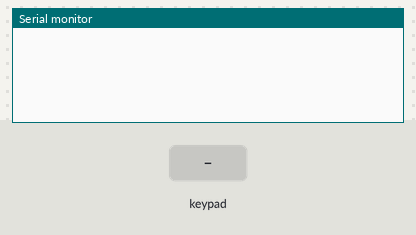
The sketch below on a simulated Arduino Uno, built with avr-gcc and run on an emulated ATmega328P. On the bench: the last lines printed to the serial monitor. Inputs (shaded band) come from the test bench.

Above: at 1.2 s.
1.3 s: key '#' pressed
At 2.1 s:
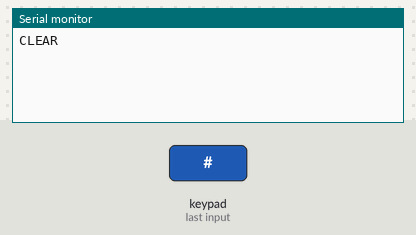
2.8 s: keypad keys 3 4 5 6 pressed 0.4 s apart
At 4.4 s:
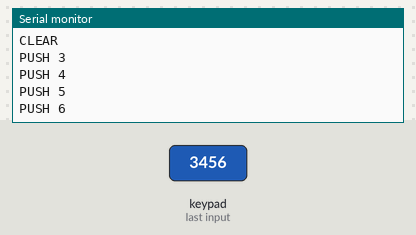
5.9 s: key '*' pressed
At 7.1 s:
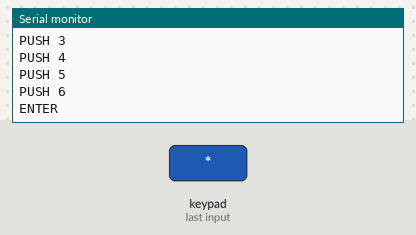
7.4 s: keypad keys 7 8 9 pressed 0.4 s apart
At 8.9 s:
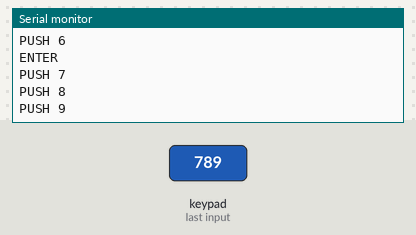
Timing chart, 0 to 10.4 s (numbered marks = the images above; inputs shaded):
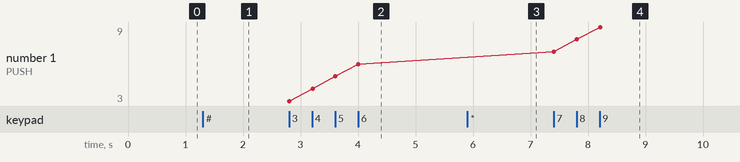

Measured:
- after the input at 1.3 s, the serial monitor: prints a new line at once (image 1)
- after the input at 2.8 s, the serial monitor: prints a new line at once (image 2)
- after the input at 5.9 s, the serial monitor: prints a new line at once (image 3)
- after the input at 7.4 s, the serial monitor: prints a new line at once (image 4)
- plotted number 1: 6 → 9 after the input at 7.4 s

The sketch:

Serial_LCD_Transfer_ino.ino
```cpp
#include <Keypad.h>
#include <RCSwitch.h>
RCSwitch mySwitch = RCSwitch();

const byte ROWS = 4; //four rows
const byte COLS = 3; //four columns
//define the cymbols on the buttons of the keypads
char alphaKeys[ROWS][COLS] = {
  {
    '#','0','*'    }
  ,
  {
    '9','8','7'    }
  ,
  {
    '6','5','4'    }
  ,
  {
    '3','2','1'    }
};

long long val;
int id = 1;

byte rowPins[ROWS] = {
  3, 4, 5, 6}; //connect to the row pinouts of the keypad
byte colPins[COLS] = {
  7, 8, 9}; //connect to the column pinouts of the keypad

//initialize an instance of class NewKeypad
Keypad customKeypad = Keypad( makeKeymap(alphaKeys), rowPins, colPins, ROWS, COLS);

void setup(){
  Serial.begin(115200);
  mySwitch.enableReceive(0);
}

void loop(){
  char customKey = customKeypad.getKey();

  if (customKey){
    switch (customKey) {
    case '0':
      Serial.println("PUSH 0");
      break;
    case '1':
      Serial.println("PUSH 1");
      break;
    case '2':
      Serial.println("PUSH 2");
      break;
    case '3':
      Serial.println("PUSH 3");
      break;
    case '4':
      Serial.println("PUSH 4");
      break;
    case '5':
      Serial.println("PUSH 5");
      break;
    case '6':
      Serial.println("PUSH 6");
      break;
    case '7':
      Serial.println("PUSH 7");
      break;
    case '8':
      Serial.println("PUSH 8");
      break;
    case '9':
      Serial.println("PUSH 9");
      break;
    case '*':
      Serial.println("ENTER");
      break;
    case '#':
      Serial.println("CLEAR");
      break;
    }
    delay(50);
  }


    val = mySwitch.getReceivedValue();
    if ((val != 0) and ((val >> 20) == id)) {
      if (val == 1572864) Serial.println("OPEN"); //0B000110000000000000000000
      if (val == 1310720) Serial.println("CLOSE");  //0B000101000000000000000000

      //0B000111000000000000000000
      if ((val >> 18) == 7) {
        long pass = val - 0B000111000000000000000000;
        Serial.print("CHANGE ");
        Serial.println(pass);
      }
      delay(5);
      mySwitch.resetAvailable();
      delay(1000);
    }


  delay(10);
}
```
